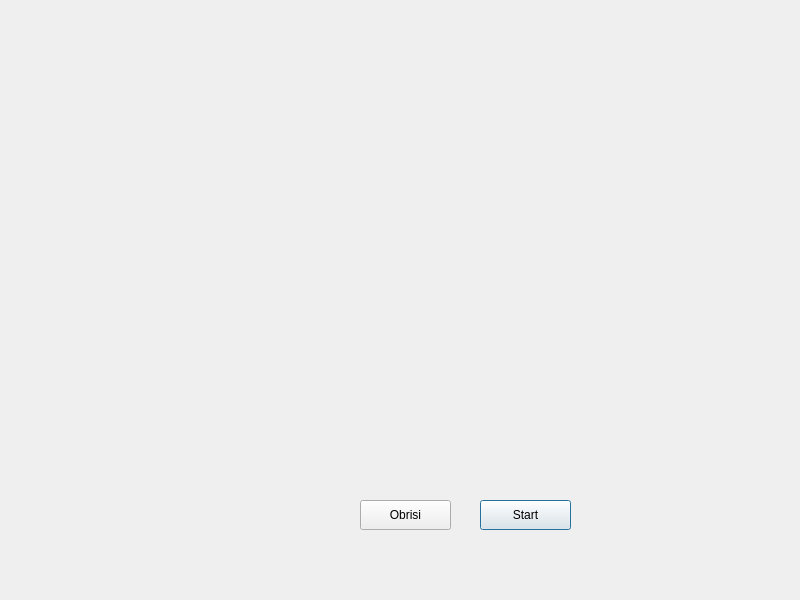
<?xml version="1.0" encoding="UTF-8"?>
<ui version="4.0">
 <class>Dialog</class>
 <widget class="QDialog" name="Dialog">
  <property name="geometry">
   <rect>
    <x>0</x>
    <y>0</y>
    <width>800</width>
    <height>600</height>
   </rect>
  </property>
  <property name="windowTitle">
   <string>Dialog</string>
  </property>
  <widget class="QWidget" name="verticalLayoutWidget">
   <property name="geometry">
    <rect>
     <x>159</x>
     <y>190</y>
     <width>431</width>
     <height>281</height>
    </rect>
   </property>
   <layout class="QVBoxLayout" name="verticalLayout"/>
  </widget>
  <widget class="QPushButton" name="pushButton">
   <property name="geometry">
    <rect>
     <x>480</x>
     <y>500</y>
     <width>91</width>
     <height>30</height>
    </rect>
   </property>
   <property name="text">
    <string>Start</string>
   </property>
  </widget>
  <widget class="QPushButton" name="pushButton_2">
   <property name="geometry">
    <rect>
     <x>360</x>
     <y>500</y>
     <width>91</width>
     <height>30</height>
    </rect>
   </property>
   <property name="text">
    <string>Obrisi</string>
   </property>
  </widget>
 </widget>
 <resources/>
 <connections/>
</ui>
